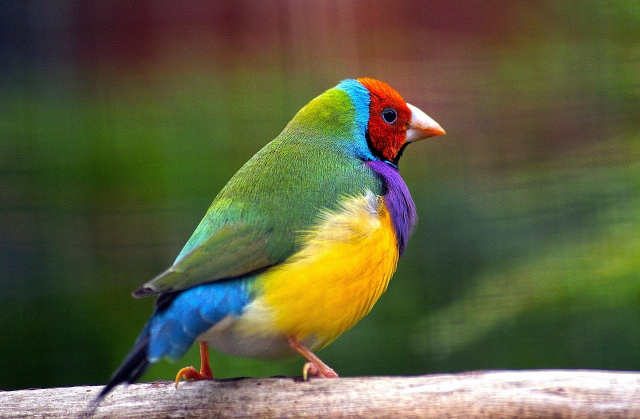
#> input picture image_processing/bird.png, 1280 x 838 px (shown at 1/2 size)
$ python temp.py
#> lines starting #> are read from the running program, lines starting #| are printed output that depends on the picture
#%matplotlib inline
import matplotlib.pyplot as plt
import math
import numpy as np
import matplotlib.path as mpath
import matplotlib.lines as mlines
import matplotlib.patches as mpatches
import matplotlib.image as mpimg

class Couleur:
    def __init__(self, R, G, B):
#> called with R = 0, G = 10, B = 156
        self.R = float(R)
        self.G = float(G)
        self.B = float(B)

    @staticmethod
    def creerCouleur(listeRGB):
        return [listeRGB[0],listeRGB[1],listeRGB[2]]

    def getR(self):
        return self.R

    def getG(self):
        return self.G

    def getB(self):
        return self.B

    # [11 lines left out: functions brighter, darker, not called in this run]

    def toString(self):
        return 'rgb('+str(self.getR())+','+str(self.getG())+','+str(self.getB())+')'


    def equals(self,color):
        return self.getR() == color.getR() and self.getG() == color.getG() and self.getB() == color.getB()

    def luminance(self):
        return 0.299*self.getR() + 0.587*self.getG() + 0.114*self.getB()


    def grayScale(self):
        l = int(self.luminance())
        return Couleur(l,l,l)

    # [12 lines left out: functions compatible, add, not called in this run]

    def showColor(self):
        fig, ax = plt.subplots()
        # create a grid to plot the color
        grid = np.mgrid[0.2:0.8:3j, 0.2:0.8:3j].reshape(2, -1).T
        # add a circle
        circle = mpatches.Circle(grid[0], 0.05, ec="none",color=(self.R/255,self.G/255,self.B/255))
        ax.add_patch(circle)
        #ax.add_line(line)

        plt.axis('equal')
        plt.axis('off')
        plt.tight_layout()

        plt.show()
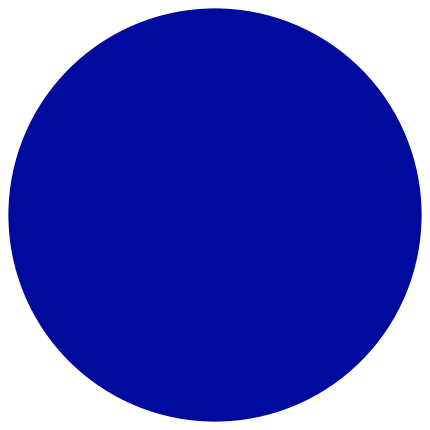
#> figure drawn by matplotlib, 1 panel

a = Couleur(0,10,156)
a.showColor()


class Picture:
    def __init__(self,nomFichier = None,H = None, W = None):
#> called with nomFichier = 'bird.png'
        if nomFichier == None:

            self.H = H
            self.W = W
            self.img = np.zeros((H,W,3))
        else:

            self.img = mpimg.imread(nomFichier)
#> self.img is the input picture: shape (838, 1280, 4) float32; mean R, G, B, A 0.37, 0.374, 0.25, 1
            self.H = self.img.shape[1]
#> self.H = 1280
            self.W = self.img.shape[0]
#> self.W = 838


    def getH(self):
        return self.H

    def getW(self):
        return self.H

    def getImg(self):
        return self.img

    # [11 lines left out: functions getCouleur, setCouleur, not called in this run]


    def affiche(self):
        plt.imshow(self.img)

    def save(self, nomFichier):

#> called with nomFichier = 'oiseau.png'
        plt.imsave(nomFichier, self.img, format = 'png')


image_src = 'bird.png'
image = Picture(image_src)
image.affiche()
image.save('oiseau.png')


class ImageProcessing:

    def __init__(self,image):
        self.image = image
    '''
    Helper function
    '''
    def __calGray__(listePixel):
        A = math.floor(0.299*listePixel[0] + 0.587*listePixel[1] + 0.114*listePixel[2])
        return np.ndarray([A,A,A])

    '''
     Transformer en grayscale et visualiser l'image et sa transformée
     Appliquer les fonctions map, reduce ou filter pour reduire la complexite
    '''
    # [4 lines left out: function transformGrayscaleMap, not called in this run]

    '''
     Transformer en grayscale et visualiser l'image et sa transformée
     Une classe gloutonne avec des boucles for
    '''
    # [13 lines left out: function transformGrayscaleGlouton, not called in this run]


    '''
     Creer une image en inversant les proportions de l'image source. Afficher les deux images
    '''
    # [15 lines left out: function transformScale, not called in this run]


    '''
    Separer les couleurs d'une image et visualiser les trois couleurs
    '''
    # [40 lines left out: function separerCouleur, not called in this run]


    '''
    Filtre de glace: Affecter à chaque pixel p la couleur d'un pixel voisin choisi alétoirement
    (Les coordonnées du pixel et de p doivent différer d'au plus 5).
    Afficher les deux images
    '''
    # [21 lines left out: function filtreGlass, not called in this run]


class Voisin_centre:
    def __init__(self, subset):
        self.subset = subset

    def get_color(self):
        return random.choice(random.choice(self.subset))


image1 = Picture('bird.png')
# [4 lines of commented-out code are left out]
